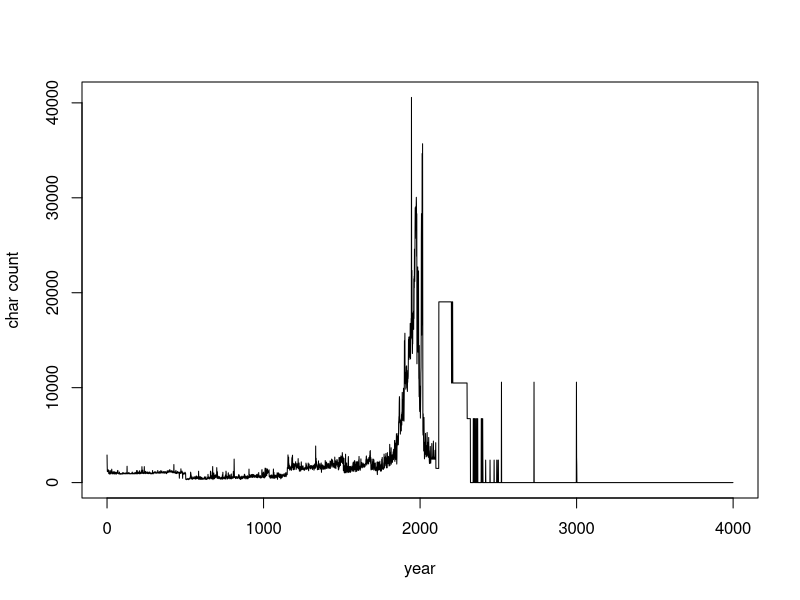

Generate this figure with R:
data <- read.csv("year.csv", sep = ",", header = F)

png()
plot(data, type = "l", xlab = "year", ylab = "char count")
dev.off()
